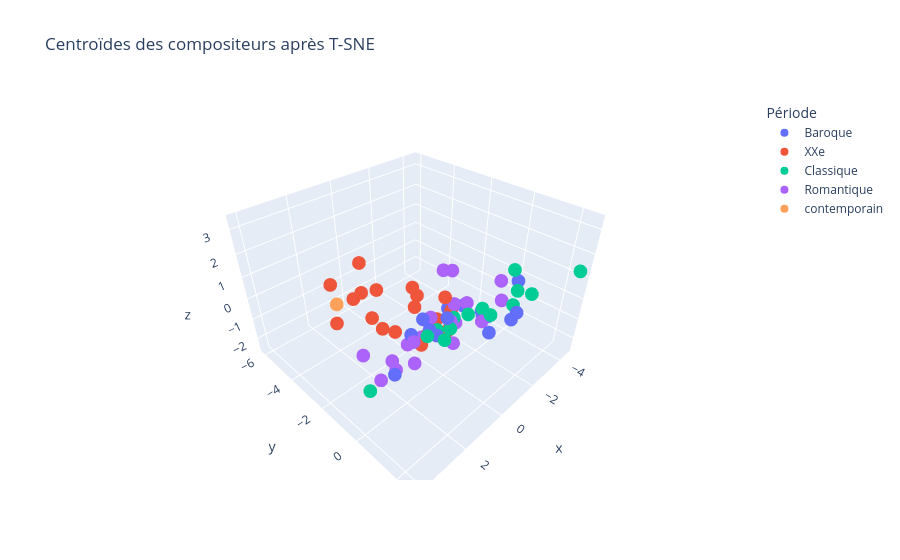

Notebook source saved alongside this figure:
### Code cell
# Calculer les centroïdes pour chaque compositeur
# On retire la colonne 'periode' avant de faire la moyenne
df_X = pd.DataFrame(X_tsne_3d)
df_X['composer'] = y
centroides = df_X.groupby('composer').mean()
df_X['periode'] = periodes

# Récupérer la période dominante pour chaque compositeur
periode_centroide = df_X.groupby('composer')['periode'].agg(lambda x: x.value_counts().idxmax())

# Affichage des centroïdes sur plotly (projection PCA 3D pour visualisation)
centroides_pca = centroides.values

fig = px.scatter_3d(
    x=centroides_pca[:, 0],
    y=centroides_pca[:, 1],
    z=centroides_pca[:, 2],
    # text=centroides.index,
    hover_name=centroides.index,
    color=periode_centroide,
    title="Centroïdes des compositeurs après T-SNE",
    labels={'x': 'x', 'y': 'y', 'z': 'z', 'color': 'Période'}
)
fig.update_traces(marker=dict(size=8))
fig.show()

### Figure 1 — Plotly figure (JSON) as saved in the notebook; plotly's stock layout.template omitted (floating-point values rounded to 4 significant figures)
{"data": [{"hovertemplate": "<b>%{hovertext}</b><br><br>Période=Baroque<br>x=%{x}<br>y=%{y}<br>z=%{z}<extra></extra>", "hovertext": ["Albinoni; Tomaso", "Bach; Carl Philipp Emanuel", "Bach; Johann Sebastian", "Corelli; Arcangelo", "Couperin; Francois", "Giustini; Lodovico", "Handel; George Frederic", "Lully; Jean-Baptiste", "Mozart; Leopold", "Platti; Giovanni Benedetto", "Purcell; Henry", "Rameau; Jean-Phillipe", "Scarlatti; Domenico", "Stamitz; Johann", "Telemann; Georg Philipp", "Vivaldi; Antonio"], "legendgroup": "Baroque", "marker": {"color": "#636efa", "size": 8, "symbol": "circle"}, "mode": "markers", "name": "Baroque", "scene": "scene", "showlegend": true, "type": "scatter3d", "x": [3.479, -0.1946, -1.19, 1.673, -1.087, -0.9733, 3.917, -3.177, -0.5139, 1.449, -2.831, -1.797, -2.959, 1.79, -0.7845, 1.862], "y": [2.181, 0.04124, 0.7206, 1.449, 1.051, 1.226, 1.555, -2.603, 2.464, 0.8569, -1.473, 0.2361, 0.9513, 0.02622, 2.148, 0.9184], "z": [3.357, -0.1189, 0.02002, 1.956, 0.2555, -0.348, 1.29, -2.519, 1.509, 0.7725, -1.559, -0.3524, 0.8276, 0.5036, 0.8938, 1.291]}, {"hovertemplate": "<b>%{hovertext}</b><br><br>Période=XXe<br>x=%{x}<br>y=%{y}<br>z=%{z}<extra></extra>", "hovertext": ["Antheil; George", "Bartok; Bela", "Berg; Alban", "Britten; Benjamin", "Debussy; Claude", "Hindemith; Paul", "Ives; Charles Edward", "Mahler; Gustav", "Messiaen; Olivier", "Milhaud; Darius", "Prokofiew; Sergej", "Ravel; Maurice", "Schoenberg; Arnold", "Shostakovich; Dmitri", "Sibelius; Jean", "Strauss; Richard", "Stravinsky; Igor", "Varese; Edgar", "Webern; Anton", "Weill; Kurt"], "legendgroup": "XXe", "marker": {"color": "#EF553B", "size": 8, "symbol": "circle"}, "mode": "markers", "name": "XXe", "scene": "scene", "showlegend": true, "type": "scatter3d", "x": [0.8349, -1.179, 0.7856, 0.5947, -0.7812, 0.3575, 0.1867, -0.8091, 0.0549, 0.4386, 0.2213, -1.272, 1.544, 1.146, 0.3092, 0.8006, -0.8073, -0.0358, 0.1892, 0.05534], "y": [-2.831, -2.798, -6.071, -2.104, -1.779, -3.819, -1.293, -0.7886, -4.85, -0.4504, -0.4557, -1.577, -4.736, -2.21, 0.3615, -0.4554, -0.457, -4.954, -5.291, -1.668], "z": [0.417, -1.469, -0.9515, -1.379, -1.369, -1.781, 0.6139, 0.2778, -1.132, -0.5456, -0.2585, -1.488, -1.919, -0.9486, 0.00753, -0.8811, -0.1744, 0.3123, -1.63, 0.7187]}, {"hovertemplate": "<b>%{hovertext}</b><br><br>Période=Classique<br>x=%{x}<br>y=%{y}<br>z=%{z}<extra></extra>", "hovertext": ["Bach; Johann Christian", "Beethoven; Ludwig van", "Boccherini; Luigi Rodolofo", "Cimarosa; Domenico", "Clementi; Muzio", "Dussek; Jan Ladislav", "Haydn; Johann Michael", "Haydn; Joseph", "Mozart; Wolfgang Amadeus", "Pleyel; Ignace Joseph", "Rossini; Gioacchino", "Salieri; Antonio", "Schubert; Franz", "Weber; Carl Maria von"], "legendgroup": "Classique", "marker": {"color": "#00cc96", "size": 8, "symbol": "circle"}, "mode": "markers", "name": "Classique", "scene": "scene", "showlegend": true, "type": "scatter3d", "x": [4.1, 0.7552, -2.026, 2.002, -2.419, -0.9599, -1.162, -0.3126, -0.48, 1.972, -2.35, -4.526, -0.5389, 1.073], "y": [0.6183, 0.2532, 1.516, 0.9639, 1.872, 0.8443, 1.796, 0.7227, 1.529, 1.637, 1.232, 2.541, -0.08908, 1.099], "z": [0.04843, 0.229, 1.124, 1.15, 0.9649, 0.5488, 2.522, 0.5822, 0.9088, 1.389, 0.1685, 1.267, -0.155, 0.9775]}, {"hovertemplate": "<b>%{hovertext}</b><br><br>Période=Romantique<br>x=%{x}<br>y=%{y}<br>z=%{z}<extra></extra>", "hovertext": ["Berlioz; Hector", "Borodin; Alexander", "Brahms; Johannes", "Bruckner; Anton", "Chopin; Frederic", "Dvorak; Antonin", "Faure; Gabriel", "Grieg; Edvard", "Liszt; Franz", "Mendelssohn-Bartholdy; Felix", "Mussorgsky; Modest", "Rimsky-Korsakov; Nicolai", "Saint-Saens; Camille", "Schumann; Clara", "Schumann; Robert", "Smetana; Bedrich", "Tchaikovsky; Peter Iljitsch", "Verdi; Giuseppe", "Wagner; Richard"], "legendgroup": "Romantique", "marker": {"color": "#ab63fa", "size": 8, "symbol": "circle"}, "mode": "markers", "name": "Romantique", "scene": "scene", "showlegend": true, "type": "scatter3d", "x": [1.306, 1.422, -1.594, 2.398, -0.1124, -0.4954, 2.042, -2.24, 1.89, -1.218, 1.332, -0.0002846, 2.245, 1.98, 0.4703, -1.106, 0.1739, -0.6605, -0.9929], "y": [0.4452, -0.5357, -0.835, -1.901, -1.327, -0.2462, -1.385, 0.7857, -0.863, -0.05529, -1.295, -0.2266, 0.6499, 0.3412, 0.6086, 1.378, 0.5236, 1.081, -0.4705], "z": [1.201, -0.5225, -1.436, -1.315, -1.614, 1.869, -2.507, 0.209, -1.234, 0.1855, -2.391, 2.117, -0.05775, 0.5026, 0.6496, 1.925, -0.5738, 0.2725, 0.03574]}, {"hovertemplate": "<b>%{hovertext}</b><br><br>Période=contemporain<br>x=%{x}<br>y=%{y}<br>z=%{z}<extra></extra>", "hovertext": ["Boulez; Pierre"], "legendgroup": "contemporain", "marker": {"color": "#FFA15A", "size": 8, "symbol": "circle"}, "mode": "markers", "name": "contemporain", "scene": "scene", "showlegend": true, "type": "scatter3d", "x": [0.9448], "y": [-5.502], "z": [-1.631]}], "layout": {"legend": {"title": {"text": "Période"}, "tracegroupgap": 0}, "scene": {"domain": {"x": [0, 1], "y": [0, 1]}, "xaxis": {"title": {"text": "x"}}, "yaxis": {"title": {"text": "y"}}, "zaxis": {"title": {"text": "z"}}}, "title": {"text": "Centroïdes des compositeurs après T-SNE"}}}
